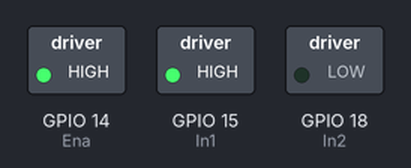
This program was run on a simulated Raspberry Pi (BCM pin numbers). Shown: switched loads named in the program (green lamp = pin HIGH).

Above: at 0.1 s.
Timing chart, 0 to 1.6 s (numbered marks = the images above):
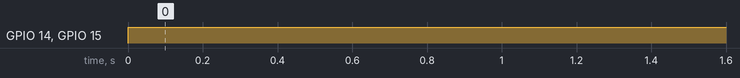

The program:

MotorDC.py
```python
import RPi.GPIO as GPIO

Ena = 14
In1 = 15
In2 = 18

GPIO.setmode(GPIO.BCM)
GPIO.setwarnings(False)

GPIO.setup(Ena,GPIO.OUT)
GPIO.setup(In1,GPIO.OUT)
GPIO.setup(In2,GPIO.OUT)
pwm = GPIO.PWM(Ena,100)
pwm.start(0)

while True:
    GPIO.output(In1,GPIO.HIGH)
    GPIO.output(In2,GPIO.LOW)
    pwm.ChangeDutyCycle(100)


    
```

Measured:
- by itself, GPIO 14 (Ena), GPIO 15 (In1): LOW → HIGH at 0.00 s
